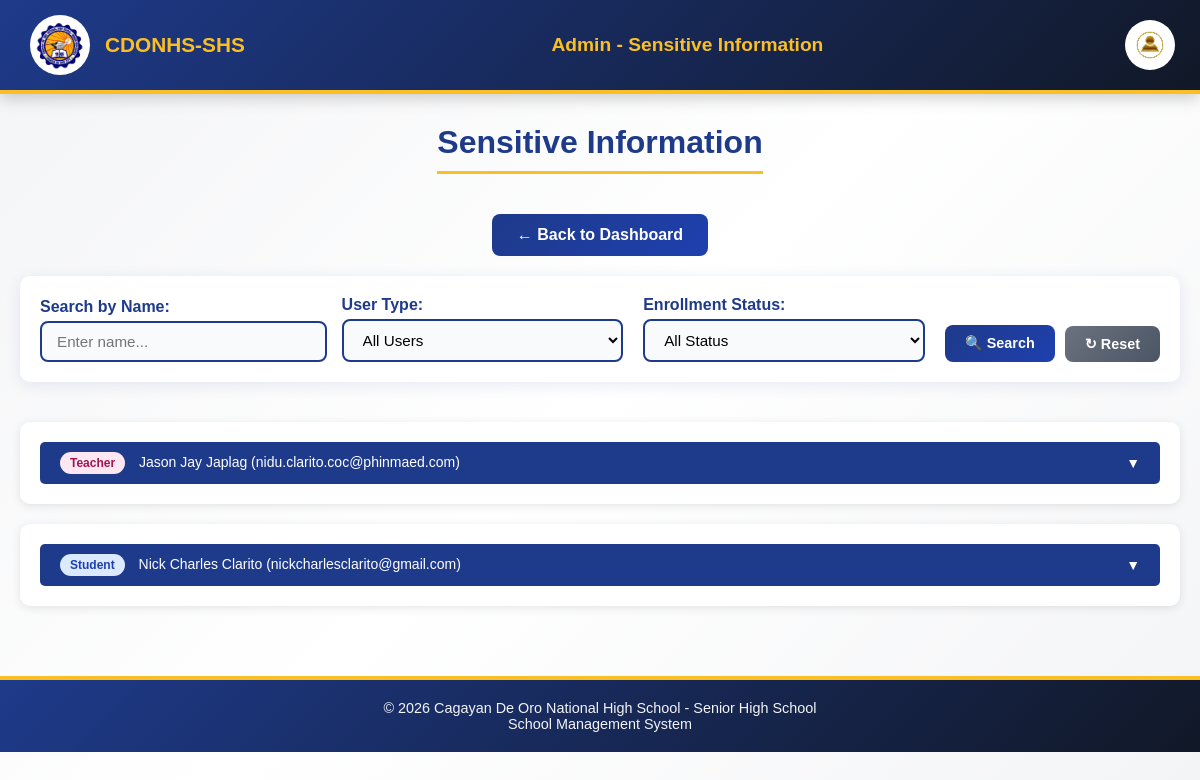
/Website_Files/Admin_Files/sensitive_information.php (signed in), run on the app's committed database.
### tables this page shows
CREATE TABLE `teacher_applications` (
  `teacher_application_id` int(11) NOT NULL,
  `first_name` varchar(100) NOT NULL,
  `last_name` varchar(100) NOT NULL,
  `middle_name` varchar(100) DEFAULT NULL,
  `extension_name` varchar(20) DEFAULT NULL,
  `date_of_birth` date NOT NULL,
  `sex` enum('male','female') NOT NULL,
  `civil_status` enum('single','married','divorced','widowed') NOT NULL,
  `contact_number` varchar(20) NOT NULL,
  `email` varchar(150) NOT NULL,
  `facebook_profile` varchar(255) DEFAULT NULL,
  `house_number_street` varchar(255) NOT NULL,
  `barangay` varchar(100) NOT NULL,
  `city_municipality` varchar(100) NOT NULL,
  `province` varchar(100) NOT NULL,
  `current_school` varchar(255) NOT NULL,
  `highest_education` enum('Bachelors','Masters','Doctorate','Other') NOT NULL,
  `specialization` varchar(255) NOT NULL,
  `application_status` enum('Pending','Approved','Rejected','Conditionally Approved') DEFAULT 'Pending',
  `remarks` text DEFAULT NULL,
  `date_submitted` timestamp NOT NULL DEFAULT current_timestamp(),
  `resume_cv` varchar(255) DEFAULT NULL,
  `prc_id_copy` varchar(255) DEFAULT NULL,
  `certificates` varchar(255) DEFAULT NULL,
  `other_documents` varchar(255) DEFAULT NULL,
  `profile_image` varchar(255) DEFAULT NULL
);

CREATE TABLE `student_applications` (
  `application_id` int(11) NOT NULL,
  `first_name` varchar(100) NOT NULL,
  `last_name` varchar(100) NOT NULL,
  `middle_name` varchar(100) DEFAULT NULL,
  `extension_name` varchar(20) DEFAULT NULL,
  `lrn` varchar(12) NOT NULL,
  `date_of_birth` date NOT NULL,
  `sex` enum('male','female') NOT NULL,
  `civil_status` enum('single','married','divorced','widowed') NOT NULL,
  `house_number_street` varchar(255) NOT NULL,
  `barangay` varchar(100) NOT NULL,
  `city_municipality` varchar(100) NOT NULL,
  `province` varchar(100) NOT NULL,
  `contact_number` varchar(20) NOT NULL,
  `email` varchar(150) NOT NULL,
  `facebook_profile` varchar(255) DEFAULT NULL,
  `current_school` varchar(255) NOT NULL,
  `school_classification` enum('public','private') NOT NULL,
  `enrollment_type` enum('New','Transferee','Balik-Eskwela') NOT NULL DEFAULT 'New',
  `year_graduated` year(4) NOT NULL,
  `father_guardian_name` varchar(150) NOT NULL,
  `father_guardian_contact` varchar(20) NOT NULL,
  `mother_guardian_name` varchar(150) NOT NULL,
  `mother_guardian_contact` varchar(20) NOT NULL,
  `psa_birth_certificate` varchar(255) DEFAULT NULL,
  `form_138` varchar(255) DEFAULT NULL,
  `student_id_copy` varchar(255) DEFAULT NULL,
  `application_status` enum('Pending','Approved','Rejected','Conditionally Approved') DEFAULT 'Pending',
  `remarks` text DEFAULT NULL,
  `date_submitted` timestamp NOT NULL DEFAULT current_timestamp(),
  `profile_image` varchar(255) DEFAULT NULL
);

### Back_End_Files/PHP_Files/sensitive_information_backend.php (called while the page is built, shortened)
<?php
include "../../DB_Connection/Connection.php";
$search_name = isset($_GET['search_name']) ? trim($_GET['search_name']) : '';
$filter_user_type = isset($_GET['filter_user_type']) ? trim($_GET['filter_user_type']) : '';
$studentSql = "SELECT
    sa.application_id,
    sa.first_name,
    sa.last_name,
    sa.middle_name,
    sa.extension_name,
    sa.date_of_birth,
    sa.sex,
    sa.civil_status,
    sa.house_number_street,
    sa.barangay,
    sa.city_municipality,
    sa.province,
    sa.contact_number,
    sa.email,
    sa.facebook_profile,
    sa.current_school,
    sa.school_classification,
    sa.enrollment_type,
    sa.year_graduated,
    sa.father_guardian_name,
    sa.father_guardian_contact,
    sa.mother_guardian_name,
    sa.mother_guardian_contact,
    sa.psa_birth_certificate,
    sa.form_138,
    sa.student_id_copy,
    sa.profile_image,
    sa.application_status,
    sa.remarks,
    sa.date_submitted,
    'Student' as user_type
FROM student_applications sa
WHERE 1=1";
$studentSql .= " ORDER BY sa.date_submitted DESC";
$teacherSql = "SELECT
    ta.teacher_application_id as application_id,
    ta.first_name,
    ta.last_name,
    ta.middle_name,
    ta.extension_name,
    ta.date_of_birth,
    ta.sex,
    ta.civil_status,
    ta.house_number_street,
    ta.barangay,
    ta.city_municipality,
    ta.province,
    ta.contact_number,
    ta.email,
    ta.facebook_profile,
    ta.current_school,
    ta.highest_education,
    ta.specialization,
    ta.resume_cv,
    ta.prc_id_copy,
    ta.certificates,
    ta.other_documents,
    ta.profile_image,
    ta.application_status,
    ta.remarks,
    ta.date_submitted,
    'Teacher' as user_type
FROM teacher_applications ta
WHERE 1=1";
$teacherSql .= " ORDER BY ta.date_submitted DESC";
$allResults = [];
if (empty($filter_user_type) || $filter_user_type === 'Student') {
    $studentResult = $connection->query($studentSql);
    if ($studentResult) {
        while ($row = $studentResult->fetch_assoc()) {
            $allResults[] = $row;
        }
    }
}
if (empty($filter_user_type) || $filter_user_type === 'Teacher') {
    $teacherResult = $connection->query($teacherSql);
    if ($teacherResult) {
        while ($row = $teacherResult->fetch_assoc()) {
            $allResults[] = $row;
        }
    }
}
?>

### Website_Files/Admin_Files/sensitive_information.php (the view, shortened to what this page needs)
<?php
include "../../Back_End_Files/PHP_Files/sensitive_information_backend.php";
?>
<!DOCTYPE html>
<html lang="en">
<head>
    <link rel="stylesheet" href="../../Design/main_design.css">
    <link rel="stylesheet" href="../../Design/profile_dropdown.css">
    <link rel="stylesheet" href="../../Design/admin/application_list_design.css">
    <link rel="stylesheet" href="../../Design/admin/sensitive_information_design.css">
</head>
<body>
    <div class="header">
        <div class="left">
            <img src="../../Assets/LOGO.png" alt="CDONSHS Logo">
            <span>CDONHS-SHS</span>
        </div>
        <div class="center">
            Admin - Sensitive Information
        </div>
        <div class="right">
            <button class="profile-btn" type="button">
                <img src="../../Assets/admin_profile.png">
            </button>
        </div>
    </div>
    <div class="page-title">
        <h1>Sensitive Information</h1>
    </div>
    <div class="nav-links">
        <a href="home.php">← Back to Dashboard</a>
    </div>
    <div class="filter-section">
        <form method="GET" class="filter-form">
            <div class="filter-row">
                <div class="filter-group">
                    <label for="search_name">Search by Name:</label>
                    <input type="text" id="search_name" name="search_name"
                           placeholder="Enter name..."
                           value="<?= htmlspecialchars($search_name); ?>">
                </div>
                <div class="filter-group">
                    <label for="filter_user_type">User Type:</label>
                    <select id="filter_user_type" name="filter_user_type">
                        <option value="">All Users</option>
                    </select>
                </div>
                <div class="filter-group">
                    <label for="filter_status">Enrollment Status:</label>
                    <select id="filter_status" name="filter_status">
                        <option value="">All Status</option>
                    </select>
                </div>
                <div class="filter-buttons">
                    <button type="submit" class="btn btn-filter">🔍 Search</button>
                    <a href="sensitive_information.php" class="btn btn-reset">↻ Reset</a>
                </div>
            </div>
        </form>
    </div>
    <div class="sensitive-info-container">
        <?php if (!empty($allResults)): ?>
            <?php foreach ($allResults as $record): ?>
                <div class="detail-card">
                    <button class="expand-btn" onclick="toggleDetails(this)">
                        <span>
                            <span class="user-type-badge <?= $record['user_type'] === 'Student' ? 'badge-student' : 'badge-teacher'; ?>">
                                <?= htmlspecialchars($record['user_type']); ?>
                            </span>
                            <?= htmlspecialchars($record['first_name'] . ' ' . $record['last_name']); ?>
                            (<?= htmlspecialchars($record['email']); ?>)
                        </span>
                        <span class="expand-icon">▼</span>
                    </button>
                </div>
            <?php endforeach; ?>
        <?php endif; ?>
    </div>
    <div class="footer">
        © 2026 Cagayan De Oro National High School - Senior High School
        <br>
        School Management System
    </div>
</body>
</html>

### Design/main_design.css (style rules this page uses)
body { margin: 0; font-family: Arial, sans-serif; background: #f3f4f6; color: #111827; }
.header { background: linear-gradient(135deg, #1e3a8a, #111827); color: white; padding: 15px 30px; display: flex; align-items: center; justify-content: space-between; border-bottom: 4px solid #fbbf24; }
.header .left, .header .right { display: flex; align-items: center; gap: 15px; }
.header img { width: 50px; height: 50px; border-radius: 50%; background: #fff; padding: 5px; }
.header .center { text-align: center; flex: 1; font-weight: bold; font-size: 1.1em; color: #fbbf24; }
.footer { background: #111827; color: #f3f4f6; text-align: center; padding: 15px; border-top: 4px solid #fbbf24; font-size: 0.9em; }

### Design/profile_dropdown.css (style rules this page uses)
.profile-btn { background: none; border: none; padding: 0; margin: 0; width: 40px; height: 40px; cursor: pointer; display: flex; align-items: center; justify-content: center; }
.profile-btn img { width: 100%; height: 100%; object-fit: contain; }

### Design/admin/application_list_design.css (style rules this page uses)
body { font-family: Arial, sans-serif; margin: 0; padding: 0; background: linear-gradient(135deg, #f3f4f6 0%, #ffffff 50%, #f3f4f6 100%); min-height: 100vh; color: #333; }
.header { background: linear-gradient(135deg, #1e3a8a 0%, #111827 100%); color: white; padding: 15px 30px; display: flex; justify-content: space-between; align-items: center; box-shadow: 0 4px 15px rgba(0, 0, 0, 0.2); }
.header .left { display: flex; align-items: center; gap: 15px; }
.header .left img { width: 50px; height: 50px; border-radius: 50%; }
.header .left span { font-size: 1.3em; font-weight: bold; color: #fbbf24; }
.header .center { font-size: 1.2em; font-weight: bold; color: #fbbf24; }
.header .right { position: relative; }
.page-title { text-align: center; padding: 30px 20px 20px; }
.page-title h1 { color: #1e3a8a; margin: 0; font-size: 2em; border-bottom: 3px solid #fbbf24; display: inline-block; padding-bottom: 10px; }
.nav-links { display: flex; justify-content: center; gap: 20px; padding: 20px; flex-wrap: wrap; }
.nav-links a { background: linear-gradient(135deg, #1e3a8a 0%, #1e40af 100%); color: white; padding: 12px 25px; border-radius: 8px; text-decoration: none; font-weight: bold; transition: background 0.3s, transform 0.2s; }
select { padding: 10px 15px; border: 2px solid #1e3a8a; border-radius: 8px; font-family: inherit; font-size: 0.9em; background-color: #f9fafb; cursor: pointer; transition: border-color 0.3s, box-shadow 0.3s; }
option { padding: 10px; }
.btn { padding: 10px 20px; border: none; border-radius: 8px; font-family: inherit; font-size: 0.9em; font-weight: bold; cursor: pointer; transition: background 0.3s, transform 0.2s; }
.footer { background: linear-gradient(135deg, #1e3a8a 0%, #111827 100%); color: #f3f4f6; text-align: center; padding: 20px; margin-top: 30px; }
.filter-section { background: white; padding: 20px; margin: 0 20px 20px; border-radius: 10px; box-shadow: 0 3px 15px rgba(30, 58, 138, 0.1); }
.filter-form { max-width: 100%; }
.filter-row { display: flex; flex-wrap: wrap; gap: 20px; align-items: flex-end; }
.filter-group { flex: 1; min-width: 200px; }
.filter-group label { display: block; margin-bottom: 5px; font-weight: bold; color: #1e3a8a; }
.filter-group input[type="text"], .filter-group select { width: 100%; padding: 10px 15px; border: 2px solid #1e3a8a; border-radius: 8px; font-size: 0.95em; background-color: #f9fafb; transition: border-color 0.3s, box-shadow 0.3s; }
.filter-buttons { display: flex; gap: 10px; align-items: flex-end; }
.btn-filter { background: linear-gradient(135deg, #1e3a8a 0%, #1e40af 100%); color: white; padding: 10px 20px; }
.btn-reset { background: linear-gradient(135deg, #6b7280 0%, #4b5563 100%); color: white; padding: 10px 20px; text-decoration: none; display: inline-block; }
#search_name { width: 90%; }

### data on the page
teacher_applications: user_type "Teacher", first_name+last_name "Jason Jay Japlag", email "nidu.clarito.coc@phinmaed.com"
student_applications: user_type "Student", first_name+last_name "Nick Charles Clarito", email "nickcharlesclarito@gmail.com"
